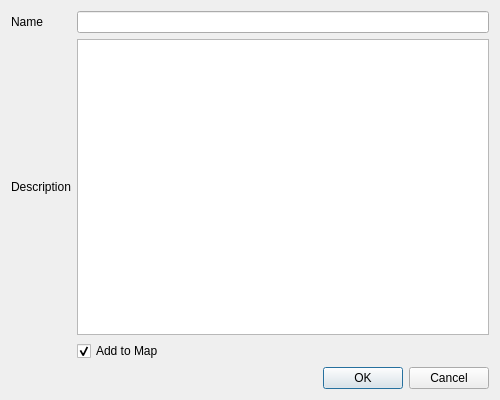
<?xml version="1.0" encoding="UTF-8"?>
<ui version="4.0">
 <class>MaskAOI</class>
 <widget class="QDialog" name="MaskAOI">
  <property name="geometry">
   <rect>
    <x>0</x>
    <y>0</y>
    <width>500</width>
    <height>400</height>
   </rect>
  </property>
  <property name="windowTitle">
   <string>Dialog</string>
  </property>
  <layout class="QGridLayout" name="gridLayout_2">
   <item row="0" column="0">
    <layout class="QGridLayout" name="gridLayout">
     <item row="1" column="1">
      <widget class="QTextEdit" name="txtDescription"/>
     </item>
     <item row="0" column="1">
      <widget class="QLineEdit" name="txtName">
       <property name="maxLength">
        <number>255</number>
       </property>
      </widget>
     </item>
     <item row="1" column="0">
      <widget class="QLabel" name="label_2">
       <property name="text">
        <string>Description</string>
       </property>
      </widget>
     </item>
     <item row="0" column="0">
      <widget class="QLabel" name="label">
       <property name="text">
        <string>Name</string>
       </property>
      </widget>
     </item>
     <item row="3" column="1">
      <widget class="QDialogButtonBox" name="buttonBox">
       <property name="standardButtons">
        <set>QDialogButtonBox::Cancel|QDialogButtonBox::Ok</set>
       </property>
      </widget>
     </item>
     <item row="2" column="1">
      <widget class="QCheckBox" name="chkAddToMap">
       <property name="text">
        <string>Add to Map</string>
       </property>
       <property name="checked">
        <bool>true</bool>
       </property>
      </widget>
     </item>
    </layout>
   </item>
  </layout>
 </widget>
 <tabstops>
  <tabstop>txtName</tabstop>
  <tabstop>txtDescription</tabstop>
 </tabstops>
 <resources/>
 <connections/>
</ui>
